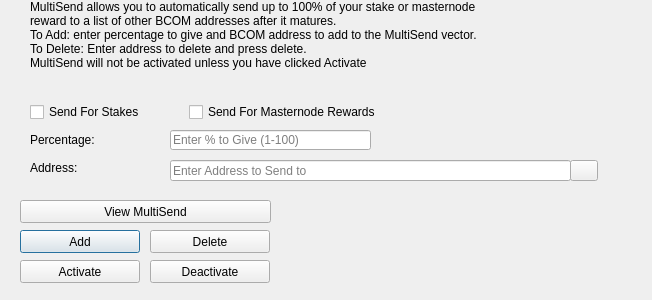
<?xml version="1.0" encoding="UTF-8"?>
<ui version="4.0">
 <class>MultiSendDialog</class>
 <widget class="QDialog" name="MultiSendDialog">
  <property name="windowModality">
   <enum>Qt::NonModal</enum>
  </property>
  <property name="geometry">
   <rect>
    <x>0</x>
    <y>0</y>
    <width>652</width>
    <height>300</height>
   </rect>
  </property>
  <property name="windowTitle">
   <string>MultiSend</string>
  </property>
  <widget class="QLineEdit" name="multiSendPercentEdit">
   <property name="geometry">
    <rect>
     <x>170</x>
     <y>130</y>
     <width>201</width>
     <height>20</height>
    </rect>
   </property>
   <property name="toolTip">
    <string>Enter whole numbers 1 - 100</string>
   </property>
   <property name="placeholderText">
    <string>Enter % to Give (1-100)</string>
   </property>
  </widget>
  <widget class="QLineEdit" name="multiSendAddressEdit">
   <property name="geometry">
    <rect>
     <x>170</x>
     <y>160</y>
     <width>401</width>
     <height>21</height>
    </rect>
   </property>
   <property name="toolTip">
    <string/>
   </property>
   <property name="placeholderText">
    <string>Enter Address to Send to</string>
   </property>
  </widget>
  <widget class="QLabel" name="label_2">
   <property name="geometry">
    <rect>
     <x>30</x>
     <y>0</y>
     <width>451</width>
     <height>121</height>
    </rect>
   </property>
   <property name="lineWidth">
    <number>1</number>
   </property>
   <property name="text">
    <string>MultiSend allows you to automatically send up to 100% of your stake or masternode reward to a list of other BCOM addresses after it matures.
To Add: enter percentage to give and BCOM address to add to the MultiSend vector.
To Delete: Enter address to delete and press delete.
MultiSend will not be activated unless you have clicked Activate</string>
   </property>
   <property name="alignment">
    <set>Qt::AlignLeading|Qt::AlignLeft|Qt::AlignTop</set>
   </property>
   <property name="wordWrap">
    <bool>true</bool>
   </property>
  </widget>
  <widget class="QLabel" name="message">
   <property name="geometry">
    <rect>
     <x>290</x>
     <y>200</y>
     <width>351</width>
     <height>91</height>
    </rect>
   </property>
   <property name="text">
    <string/>
   </property>
  </widget>
  <widget class="QPushButton" name="addButton">
   <property name="geometry">
    <rect>
     <x>20</x>
     <y>230</y>
     <width>120</width>
     <height>23</height>
    </rect>
   </property>
   <property name="toolTip">
    <string/>
   </property>
   <property name="statusTip">
    <string>Add to MultiSend Vector</string>
   </property>
   <property name="text">
    <string>Add</string>
   </property>
  </widget>
  <widget class="QPushButton" name="disableButton">
   <property name="geometry">
    <rect>
     <x>150</x>
     <y>260</y>
     <width>120</width>
     <height>23</height>
    </rect>
   </property>
   <property name="statusTip">
    <string>Deactivate MultiSend</string>
   </property>
   <property name="text">
    <string>Deactivate</string>
   </property>
  </widget>
  <widget class="QPushButton" name="addressBookButton">
   <property name="geometry">
    <rect>
     <x>570</x>
     <y>160</y>
     <width>28</width>
     <height>21</height>
    </rect>
   </property>
   <property name="toolTip">
    <string>Choose an address from the address book</string>
   </property>
   <property name="text">
    <string/>
   </property>
   <property name="icon">
    <iconset resource="../bitcommerce.qrc">
     <normaloff>:/icons/address-book</normaloff>:/icons/address-book</iconset>
   </property>
   <property name="shortcut">
    <string>Alt+A</string>
   </property>
   <property name="autoDefault">
    <bool>false</bool>
   </property>
  </widget>
  <widget class="QLabel" name="label">
   <property name="geometry">
    <rect>
     <x>30</x>
     <y>130</y>
     <width>121</width>
     <height>20</height>
    </rect>
   </property>
   <property name="toolTip">
    <string>Percentage of stake to send</string>
   </property>
   <property name="text">
    <string>Percentage:</string>
   </property>
  </widget>
  <widget class="QLabel" name="label_5">
   <property name="geometry">
    <rect>
     <x>30</x>
     <y>160</y>
     <width>111</width>
     <height>16</height>
    </rect>
   </property>
   <property name="toolTip">
    <string>Address to send portion of stake to</string>
   </property>
   <property name="text">
    <string>Address:</string>
   </property>
  </widget>
  <widget class="QPushButton" name="deleteButton">
   <property name="geometry">
    <rect>
     <x>150</x>
     <y>230</y>
     <width>120</width>
     <height>23</height>
    </rect>
   </property>
   <property name="toolTip">
    <string/>
   </property>
   <property name="statusTip">
    <string>Delete Address From MultiSend Vector</string>
   </property>
   <property name="text">
    <string>Delete</string>
   </property>
  </widget>
  <widget class="QPushButton" name="activateButton">
   <property name="geometry">
    <rect>
     <x>20</x>
     <y>260</y>
     <width>120</width>
     <height>23</height>
    </rect>
   </property>
   <property name="statusTip">
    <string>Activate MultiSend</string>
   </property>
   <property name="text">
    <string>Activate</string>
   </property>
  </widget>
  <widget class="QPushButton" name="viewButton">
   <property name="geometry">
    <rect>
     <x>20</x>
     <y>200</y>
     <width>251</width>
     <height>23</height>
    </rect>
   </property>
   <property name="toolTip">
    <string/>
   </property>
   <property name="statusTip">
    <string>View MultiSend Vector</string>
   </property>
   <property name="text">
    <string>View MultiSend</string>
   </property>
  </widget>
  <widget class="QWidget" name="horizontalLayoutWidget">
   <property name="geometry">
    <rect>
     <x>30</x>
     <y>100</y>
     <width>351</width>
     <height>24</height>
    </rect>
   </property>
   <layout class="QHBoxLayout" name="horizontalLayout">
    <item>
     <widget class="QCheckBox" name="multiSendStakeCheckBox">
      <property name="text">
       <string>Send For Stakes</string>
      </property>
     </widget>
    </item>
    <item>
     <widget class="QCheckBox" name="multiSendMasternodeCheckBox">
      <property name="text">
       <string>Send For Masternode Rewards</string>
      </property>
     </widget>
    </item>
   </layout>
  </widget>
 </widget>
 <resources>
  <include location="../bitcommerce.qrc"/>
 </resources>
 <connections/>
</ui>
